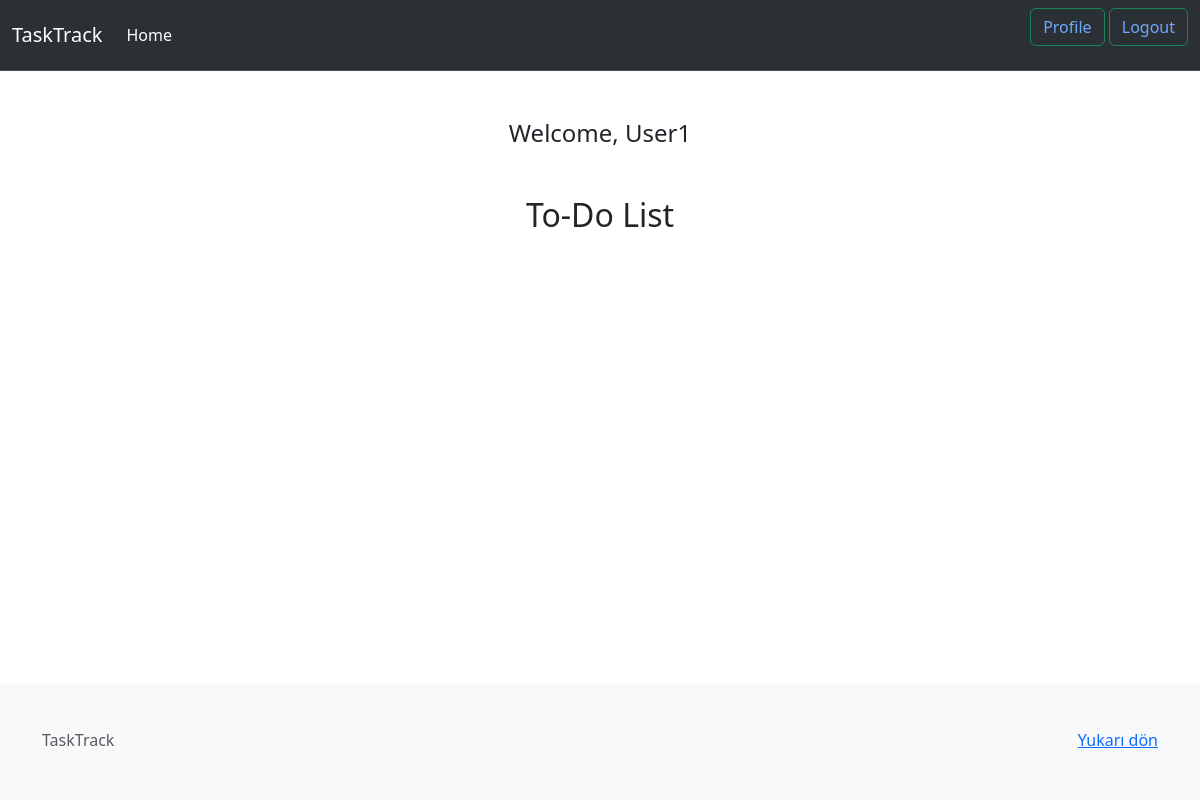
/ (signed in), run on an earlier commit of the app's database.
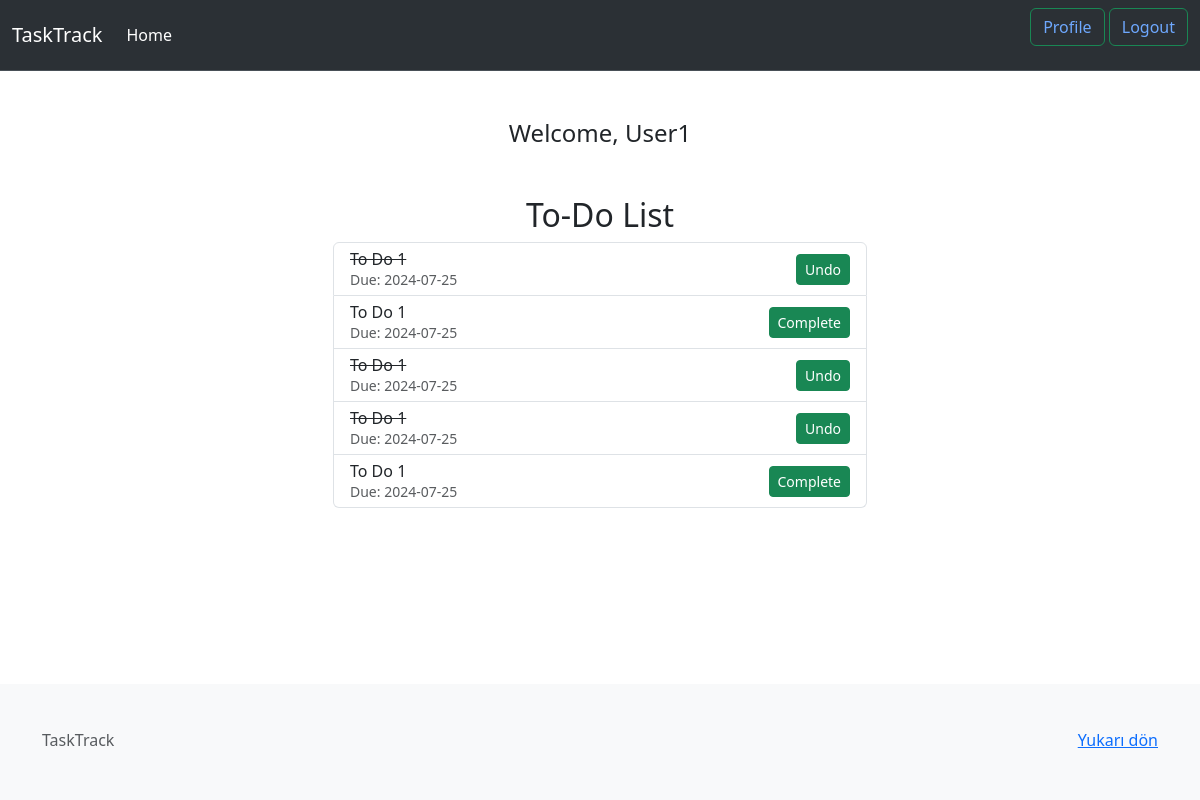
And on a later commit of the database.
### main.py (models this page shows, shortened)
class User(UserMixin, db.Model):
    __tablename__ = 'user'
    id = db.Column(db.Integer, primary_key=True)
    name = db.Column(db.String(150), nullable=False)
    email = db.Column(db.String(150), unique=True, nullable=False)
    password = db.Column(db.String(150), nullable=False)
    is_active = db.Column(db.Boolean, default=True)
    tasks = db.relationship('Task', backref='owner',
                            cascade='all, delete-orphan')

class Task(db.Model):
    __tablename__ = 'task'
    id = db.Column(db.Integer, primary_key=True)
    url = db.Column(db.String(200))
    content = db.Column(db.Text, nullable=False)
    due_date = db.Column(db.DateTime, nullable=False, default=lambda: datetime.now(
        timezone.utc))
    date_posted = db.Column(db.DateTime, nullable=False,
                            default=lambda: datetime.now(timezone.utc))
    user_id = db.Column(db.Integer, db.ForeignKey(
        'user.id', ondelete='CASCADE'), nullable=False)
    completed = db.Column(db.Boolean, default=False)

### main.py (the view, shortened to what this page needs)
@app.route('/', methods=['GET', 'POST'])
@login_required
def home():
    tasks = Task.query.filter_by(
        user_id=current_user.id).order_by(Task.id.desc()).all()
    return render_template('index.html', tasks=tasks, user=current_user)

### main.py (called while the page is built)
@login_manager.user_loader
def load_user(id):
    return User.query.get(int(id))

@app.context_processor
def utility_processor():
    return dict(humanize=humanize)

### templates/index.html (shortened to what this page needs)
{% extends 'base.html' %} {% block title %}Home{% endblock %} {% block content
    %}
    <h4 class="text-center">Welcome, {{current_user.name}} </h4>
    <div class="container mt-5">
      <div class="row">
        <div class="col-md-6 offset-md-3">
          <h2 class="text-center">To-Do List</h2>
          <ul class="list-group" id="task-list">
            {% for task in tasks %}
            <li
              class="list-group-item d-flex justify-content-between align-items-center"
            >
              <div>
                <p
                  class="task-desc mb-1 {{ 'completed' if task.completed else '' }}"
                >
                  {{ task.content }}
                </p>
                <small class="text-muted"
                  >Due: {{ task.due_date.strftime('%Y-%m-%d') }}</small
                >
              </div>
              <div>
                <button
                  class="btn btn-sm btn-success complete-btn"
                  data-id="{{ task.id }}"
                >
                {{ 'Undo' if task.completed else 'Complete' }}
                </button>
              </div>
            </li>
            {% endfor %}
          </ul>
        </div>
      </div>
    </div>
    {% endblock %}

### templates/base.html (shortened to what this page needs)
<!DOCTYPE html>
<html lang="en">
  <head>
    <link
      rel="stylesheet"
      href="{{ url_for('static', filename='style.css') }}"
    />
    <link
      href="https://cdn.jsdelivr.net/npm/bootstrap@5.3.3/dist/css/bootstrap.min.css"
      rel="stylesheet"
    />
  </head>
  <body>
    <nav
      class="navbar navbar-expand-lg bg-body-tertiary bg-dark border-bottom border-body"
      data-bs-theme="dark"
    >
      <div class="container-fluid">
        <a class="navbar-brand" href="#">TaskTrack</a>
        <div class="collapse navbar-collapse" id="navbarSupportedContent">
          {% if current_user.is_authenticated %}
          <ul class="navbar-nav me-auto mb-2 mb-lg-0">
            <li class="nav-item">
              {% if current_user.name == 'Admin' %}
              <a class="nav-link active" aria-current="page" href="{{ url_for('admin') }}">Admin</a>
              {% else %}
              <a class="nav-link active" aria-current="page" href="{{ url_for('home') }}">Home</a>
              {% endif %}
            </li>
          </ul>
          <ul>
            <li class="btn btn-outline-success">
              <a
                href="{{url_for('profile')}}"
                class="link-underline link-underline-opacity-0"
                >Profile</a
              >
            </li>
            <li class="btn btn-outline-success">
              <a
                href="{{url_for('logout')}}"
                class="link-underline link-underline-opacity-0"
                >Logout</a
              >
            </li>
            {% endif %}
          </ul>
        </div>
      </div>
    </nav>
    <main class="container mt-5">{% block content %}{% endblock %}</main>
    <footer class="text-body-secondary py-5 bg-light mt-auto ">
      <div class="container">
        <p class="float-end mb-1">
          <a href="#">Yukarı dön</a>
        </p>
        <p class="mb-1">TaskTrack</p>
      </div>
    </footer>
  </body>
</html>

### static/style.css (style rules this page uses)
* { padding: 0; margin: 0; list-style: none; border: 0; outline: 0; line-height: 1; text-decoration: none; box-sizing: border-box; -webkit-font-smoothing: antialiased }
html, body { height: 100%; margin: 0; font-family: "Muli", sans-serif; background: #f8f8f8 }
body { display: flex; flex-direction: column; }
main { flex: 1; }
.container { width: 1200px; margin: 0 auto }
.completed { text-decoration: line-through; }

What changed in the data, as far as the page shows it:
added Task: content "To Do 1", due_date "2024-07-25", completed "Undo"
added Task: content "To Do 1", due_date "2024-07-25", completed "Complete"
added Task: content "To Do 1", due_date "2024-07-25", completed "Undo"
added Task: content "To Do 1", due_date "2024-07-25", completed "Undo"
added Task: content "To Do 1", due_date "2024-07-25", completed "Complete"
